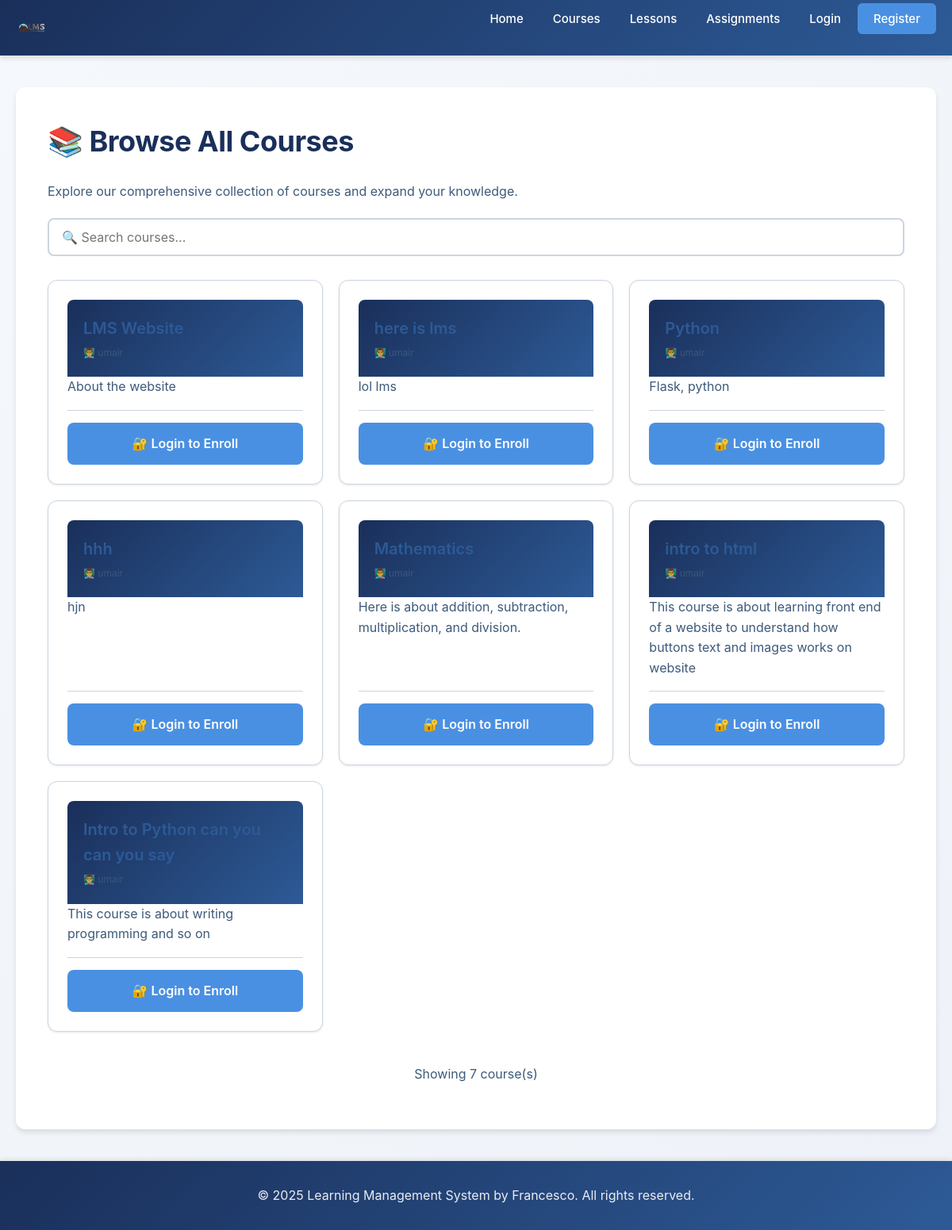
The page /course on the database its author committed.
### tables this page shows
CREATE TABLE courses (
            -- Unique identifier for each course
            id INTEGER PRIMARY KEY AUTOINCREMENT,
            -- Unique course ID number
            course_id INTEGER,
            -- Course title (must be unique)
            title TEXT NOT NULL UNIQUE,
            -- Description of what the course covers
            description TEXT,
            -- ID of the teacher who created this course
            teacher_id INTEGER,
            -- Timestamp when course was created
            created_at TIMESTAMP DEFAULT CURRENT_TIMESTAMP, course_type TEXT DEFAULT 'Self-Paced', duration TEXT DEFAULT 'Flexible', level TEXT DEFAULT 'Beginner',
            -- Foreign key linking to the teacher user
            FOREIGN KEY (teacher_id) REFERENCES users(id)
        );

CREATE TABLE users (
            -- Unique identifier for each user (auto-incrementing primary key)
            id INTEGER PRIMARY KEY AUTOINCREMENT,
            -- Username must be unique (no two users can have same username)
            username TEXT NOT NULL UNIQUE,
            -- Email must be unique (no two users can have same email)
            email TEXT NOT NULL UNIQUE,
            -- Password stored as hashed string (never plain text)
            password TEXT NOT NULL,
            -- Full name of the user
            full_name TEXT NOT NULL,
            -- User role: either 'student' or 'teacher'
            role TEXT NOT NULL DEFAULT 'student',
            -- Timestamp when account was created (automatic)
            created_at TIMESTAMP DEFAULT CURRENT_TIMESTAMP,
            -- Timestamp of last login
            last_login TIMESTAMP
        );

### app.py (the view, shortened to what this page needs)
@app.route("/course")
def course():
    enrolled_courses = []
    all_courses = []
    user_id = session.get('user_id')
    user_role = session.get('role')
    conn = None
    try:
        conn = get_db_connection()
        cursor = conn.cursor()
        cursor.execute("""
            SELECT c.id, c.title, c.description, c.course_id, u.full_name as teacher_name
            FROM courses c
            LEFT JOIN users u ON c.teacher_id = u.id
            ORDER BY c.id DESC
        """)
        all_courses = cursor.fetchall()
    except sqlite3.OperationalError:
        pass
    finally:
        if conn:
            conn.close()
    return render_template('course.html',
                         all_courses=all_courses,
                         enrolled_courses=enrolled_courses,
                         is_logged_in=user_id is not None,
                         is_student=user_role == 'student')

### app.py (called while the page is built)
def get_db_connection(db_name="lms.db"):
    conn = sqlite3.connect(db_name)
    conn.row_factory = sqlite3.Row
    return conn

### templates/course.html (shortened to what this page needs)
{% extends 'base.html' %}
{% block content %}
    {% if is_student and enrolled_courses %}
        <h1>📚 Your Enrolled Courses</h1>
        <p>Continue your learning journey with the courses you're already taking.</p>
        <div style="margin: 20px 0; display: flex; gap: 10px;">
            <button id="enrolledTab" class="btn btn-primary" style="cursor: pointer;">✓ Enrolled Courses ({{ enrolled_courses | length }})</button>
            <button id="allTab" class="btn btn-secondary" style="cursor: pointer;">📖 All Courses</button>
        </div>
        <div id="enrolledSection">
            <div style="display: grid; grid-template-columns: repeat(auto-fill, minmax(300px, 1fr)); gap: 20px; margin-top: 30px;">
                {% for course in enrolled_courses %}
                    <div class="card" style="display: flex; flex-direction: column; border-left: 5px solid var(--accent-blue);">
                        <div style="background: linear-gradient(135deg, var(--primary-navy), var(--primary-blue)); padding: 20px; color: white; border-radius: 8px 8px 0 0;">
                            <h3 style="margin: 0; font-size: 20px;">{{ course.title }}</h3>
                            <p style="margin: 5px 0 0 0; font-size: 12px; opacity: 0.9;">👨‍🏫 {{ course.teacher_name or 'Instructor' }}</p>
                        </div>
                        <div class="card-body" style="flex: 1; display: flex; flex-direction: column;">
                            <p style="color: var(--medium-text); line-height: 1.6;">{{ course.description or 'No description available.' }}</p>
                            <div style="margin: 15px 0; padding: 15px; background: var(--bg-light); border-radius: 6px;">
                                <small style="color: var(--medium-text);">📊 Progress: {{ course.progress or 0 }}%</small>
                                <div style="background: #ddd; border-radius: 4px; height: 8px; margin-top: 8px; overflow: hidden;">
                                    <div style="background: var(--accent-blue); height: 100%; transition: width 0.3s; --progress: {{ course.progress or 0 }}%; width: calc(var(--progress));"></div>
                                </div>
                            </div>
                            <p class="text-muted"><small>Enrolled: {{ course.enrolled_at or 'Recently' }}</small></p>
                            <div style="display: flex; gap: 10px; margin-top: auto; padding-top: 15px; border-top: 1px solid var(--border-color);">
                                <a href="{{ url_for('learn_course', course_id=course.id) }}" class="btn btn-primary" style="flex: 1; text-align: center;">
                                    📚 Continue Learning
                                </a>
                                <a href="{{ url_for('course') }}#allTab" class="btn btn-secondary" style="flex: 1; text-align: center;">
                                    📖 More Courses
                                </a>
                            </div>
                        </div>
                    </div>
                {% endfor %}
            </div>
        </div>
        <div id="allSection" style="display: none;">
            <h2 style="margin-top: 30px;">📖 All Available Courses</h2>
            <p>Expand your skills by enrolling in additional courses.</p>
            <div style="margin: 20px 0;">
                <input type="text" class="searchInput" placeholder="🔍 Search courses..." style="width: 100%; padding: 12px 16px; border: 2px solid var(--border-color); border-radius: 8px; font-size: 16px;">
            </div>
            <div style="display: grid; grid-template-columns: repeat(auto-fill, minmax(300px, 1fr)); gap: 20px; margin-top: 30px;">
                {% for course in all_courses %}
                    <div class="card course-card" style="display: flex; flex-direction: column;">
                        <div style="background: linear-gradient(135deg, var(--primary-navy), var(--primary-blue)); padding: 20px; color: white; border-radius: 8px 8px 0 0;">
                            <h3 style="margin: 0; font-size: 20px;">{{ course.title }}</h3>
                            <p style="margin: 5px 0 0 0; font-size: 12px; opacity: 0.9;">👨‍🏫 {{ course.teacher_name or 'Instructor' }}</p>
                        </div>
                        <div class="card-body" style="flex: 1; display: flex; flex-direction: column;">
                            <p style="color: var(--medium-text); line-height: 1.6;">{{ course.description or 'No description available.' }}</p>
                            <div style="margin-top: auto; padding-top: 15px; border-top: 1px solid var(--border-color);">
                                <div style="display: flex; gap: 10px;">
                                    <a href="{{ url_for('enroll_course', course_id=course.id) }}" class="btn btn-primary" style="flex: 1; text-align: center;">
                                        ➕ Enroll Now
                                    </a>
                                </div>
                            </div>
                        </div>
                    </div>
                {% endfor %}
            </div>
        </div>
    {% else %}
        <h1>📚 Browse All Courses</h1>
        <p>Explore our comprehensive collection of courses and expand your knowledge.</p>
        <div style="margin: 20px 0;">
            <input type="text" id="searchInput" placeholder="🔍 Search courses..." style="width: 100%; padding: 12px 16px; border: 2px solid var(--border-color); border-radius: 8px; font-size: 16px;">
        </div>
        {% if all_courses %}
            <div style="display: grid; grid-template-columns: repeat(auto-fill, minmax(300px, 1fr)); gap: 20px; margin-top: 30px;">
                {% for course in all_courses %}
                    <div class="card course-card" style="display: flex; flex-direction: column;">
                        <div style="background: linear-gradient(135deg, var(--primary-navy), var(--primary-blue)); padding: 20px; color: white; border-radius: 8px 8px 0 0;">
                            <h3 style="margin: 0; font-size: 20px;">{{ course.title }}</h3>
                            <p style="margin: 5px 0 0 0; font-size: 12px; opacity: 0.9;">👨‍🏫 {{ course.teacher_name or 'Instructor' }}</p>
                        </div>
                        <div class="card-body" style="flex: 1; display: flex; flex-direction: column;">
                            <p style="color: var(--medium-text); line-height: 1.6;">{{ course.description or 'No description available for this course.' }}</p>
                            <div style="margin-top: auto; padding-top: 15px; border-top: 1px solid var(--border-color);">
                                <div style="display: flex; gap: 10px;">
                                    {% if is_logged_in and is_student %}
                                        <a href="{{ url_for('enroll_course', course_id=course.id) }}" class="btn btn-primary" style="flex: 1; text-align: center;">
                                            ➕ Enroll Now
                                        </a>
                                    {% else %}
                                        <a href="{{ url_for('login') }}" class="btn btn-primary" style="flex: 1; text-align: center;">
                                            🔐 Login to Enroll
                                        </a>
                                    {% endif %}
                                </div>
                            </div>
                        </div>
                    </div>
                {% endfor %}
            </div>
            <div style="margin-top: 40px; text-align: center; color: var(--light-text);">
                <p>Showing {{ all_courses | length }} course(s)</p>
            </div>
        {% endif %}
    {% endif %}
{% endblock %}

### static/style.css (style rules this page uses)
:root { --primary-navy: #1a2f5a; --primary-blue: #2d5a96; --accent-blue: #4a90e2; --light-blue: #e8f0f8; --dark-text: #1f3a5f; --medium-text: #3d5a7a; --light-text: #6b8bb5; --white: #ffffff; --bg-light: #f5f8fc; --bg-lighter: #eef2f8; --border-color: #cbd5e0; --shadow-sm: 0 1px 3px rgba(0, 0, 0, 0.1); --shadow-md: 0 4px 6px rgba(0, 0, 0, 0.1); --shadow-lg: 0 10px 20px rgba(0, 0, 0, 0.15); --transition: all 0.3s ease; }
* { margin: 0; padding: 0; box-sizing: border-box; }
html, body { height: 100%; }
body { font-family: -apple-system, BlinkMacSystemFont, 'Segoe UI', 'Roboto', 'Oxygen', 'Ubuntu', 'Cantarell', 'Fira Sans', 'Droid Sans', 'Helvetica Neue', sans-serif; background: linear-gradient(135deg, #f5f8fc 0%, #eef2f8 100%); color: var(--dark-text); font-size: 16px; line-height: 1.6; min-height: 100vh; display: flex; flex-direction: column; }
body { display: flex; flex-direction: column; }
h1 { color: var(--primary-navy); font-size: 36px; font-weight: 700; margin-bottom: 20px; letter-spacing: -0.5px; }
h3 { color: var(--primary-blue); font-size: 22px; font-weight: 600; margin-bottom: 12px; }
p { color: var(--medium-text); font-size: 16px; margin-bottom: 16px; line-height: 1.7; }
a { color: var(--accent-blue); text-decoration: none; transition: var(--transition); }
.btn { display: inline-block; padding: 12px 24px; border: none; border-radius: 8px; font-size: 16px; font-weight: 600; cursor: pointer; transition: var(--transition); text-decoration: none; text-align: center; }
.btn-primary { background-color: var(--accent-blue); color: var(--white); }
input[type="text"], input[type="email"], input[type="password"], input[type="number"], textarea, select { width: 100%; padding: 12px 16px; border: 2px solid var(--border-color); border-radius: 8px; font-size: 16px; font-family: inherit; color: var(--dark-text); background-color: var(--white); transition: var(--transition); }
.card { background: var(--white); border-radius: 12px; padding: 24px; border: 1px solid var(--border-color); box-shadow: var(--shadow-sm); transition: var(--transition); }
.card-body { color: var(--medium-text); line-height: 1.8; }

### rows shown on the page
courses: title "LMS Website", full_name "umair", description "About the website"
courses: title "here is lms", full_name "umair", description "lol lms"
courses: title "Python", full_name "umair", description "Flask, python"
courses: title "hhh", full_name "umair", description "hjn"
courses: title "Mathematics", full_name "umair", description "Here is about addition, subtraction, multiplication, and division."
courses: title "intro to html", full_name "umair", description "This course is about learning front end of a website to understand how buttons text and images works on website"
courses: title "Intro to Python can you can you say", full_name "umair", description "This course is about writing programming and so on"

### other values the page prints
{{ all_courses | length }} "7"
